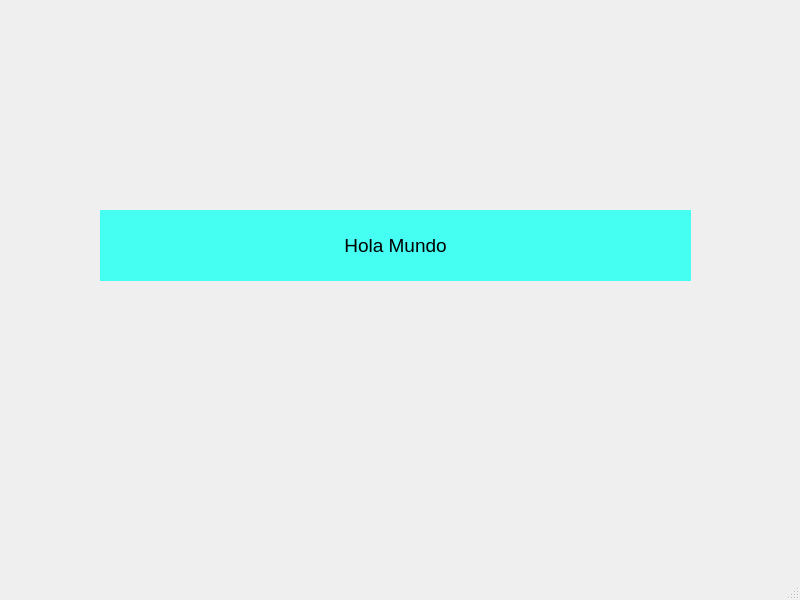
<?xml version="1.0" encoding="UTF-8"?>
<ui version="4.0">
 <class>MainWindow</class>
 <widget class="QMainWindow" name="MainWindow">
  <property name="geometry">
   <rect>
    <x>0</x>
    <y>0</y>
    <width>800</width>
    <height>600</height>
   </rect>
  </property>
  <property name="windowTitle">
   <string>MainWindow</string>
  </property>
  <widget class="QWidget" name="centralwidget">
   <widget class="QLabel" name="lb_mensaje">
    <property name="geometry">
     <rect>
      <x>100</x>
      <y>210</y>
      <width>591</width>
      <height>71</height>
     </rect>
    </property>
    <property name="styleSheet">
     <string notr="true">background-color: rgb(69, 255, 243);</string>
    </property>
    <property name="text">
     <string>&lt;html&gt;&lt;head/&gt;&lt;body&gt;&lt;p align=&quot;center&quot;&gt;&lt;span style=&quot; font-size:14pt;&quot;&gt;Hola Mundo&lt;/span&gt;&lt;/p&gt;&lt;/body&gt;&lt;/html&gt;</string>
    </property>
   </widget>
  </widget>
  <widget class="QMenuBar" name="menubar">
   <property name="geometry">
    <rect>
     <x>0</x>
     <y>0</y>
     <width>800</width>
     <height>26</height>
    </rect>
   </property>
  </widget>
  <widget class="QStatusBar" name="statusbar"/>
 </widget>
 <resources/>
 <connections/>
</ui>
